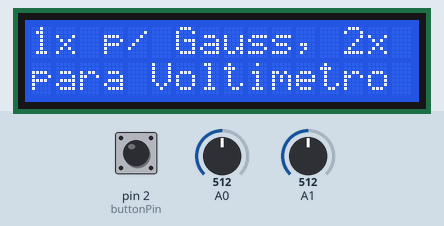
This sketch was run on a simulated Arduino Uno, built with avr-gcc and run on an emulated ATmega328P. Parts: 16×2 character LCD. Inputs (shaded band) come from the test bench; at power-on: pin 2 (buttonPin) HIGH, A0 = 512, A1 = 512. What the sketch prints to the serial monitor is not drawn.

Above: at 2.1 s.
At 5.2 s:
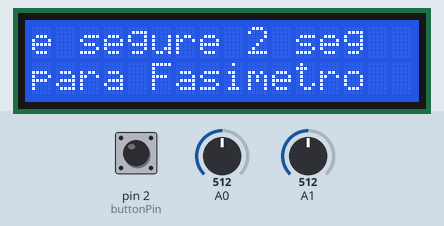
5.3 s: pin 2 (buttonPin) pulled LOW for 0.15 s
At 7.3 s:
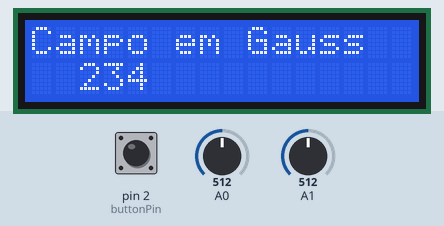
7.7 s: pin 2 (buttonPin) pulsed LOW 2 times (0.12 s each, 0.3 s apart)
At 9.1 s:
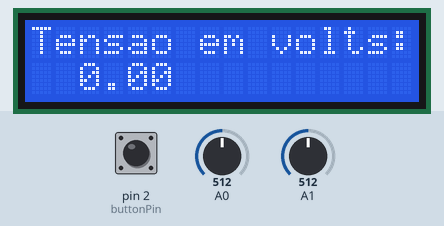
9.8 s: pin 2 (buttonPin) pulled LOW for 1 s
At 12.7 s:
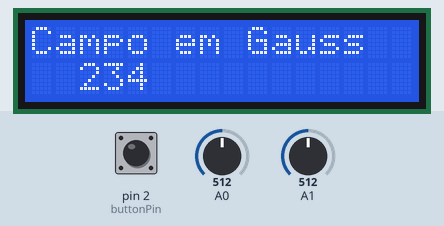
13.1 s: pin 2 (buttonPin) driven LOW
16.1 s: pin 2 (buttonPin) driven HIGH
Timing chart, 0 to 18.6 s (numbered marks = the images above; inputs shaded):
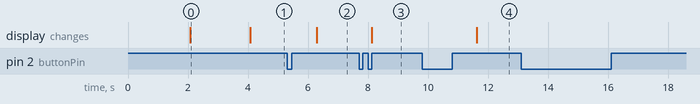

The sketch:

Projeto_de_graduacao.ino
```cpp
#define buttonPin 2        // analog input pin to use as a digital input
#include <LiquidCrystal.h>

//Define os pinos que serão utilizados para ligação ao display
LiquidCrystal lcd(12, 11, 5, 4, 3, 7);

//=================================================
byte sensor_hall();
byte tensao();

void setup() {
  lcd.begin(16, 2);

    lcd.clear();
  //Posiciona o cursor na coluna 3, linha 0;
  lcd.setCursor(0, 0);
  //Envia o texto entre aspas para o LCD
  lcd.print("Instrumento de");
  lcd.setCursor(0, 1);
  lcd.print("medicao, aperte");
  delay(2000);
  lcd.clear();
  lcd.setCursor(0, 0);
  //Envia o texto entre aspas para o LCD
  lcd.print("1x p/ Gauss, 2x");
  lcd.setCursor(0, 1);
  lcd.print("para Voltimetro");
  delay(2000);
  lcd.clear();
  lcd.setCursor(0, 0);
  //Envia o texto entre aspas para o LCD
  lcd.print("e segure 2 seg");
 lcd.setCursor(0, 1);
  lcd.print("para Fasimetro");
  Serial.begin(9600);
pinMode(A0,INPUT);
pinMode(A1,INPUT);
   // Set button input pin
pinMode(buttonPin, INPUT_PULLUP);

pinMode(A4, INPUT);
pinMode(A5, INPUT);
}

void loop() {

 int j = analogRead(A0);
 Serial.println(j);
 delay(20);
     // Get button event and act accordingly
   int b = checkButton();
   if (b == 1) clickEvent();
   if (b == 2) doubleClickEvent();
   if (b == 3) holdEvent();
   if (b == 4) longHoldEvent();

}

//=================================================
void clickEvent() {
 int x,gss;
  int aValue = analogRead(A1);

 if (aValue <235){
  gss = mapFloat(aValue, 20, 235, -180, 0);
  }

  else{
  gss = mapFloat(aValue, 235, 448, 0,180);
}

delay(10);

  lcd.clear();
  //Posiciona o cursor na coluna 3, linha 0;
  lcd.setCursor(0, 0);
  //Envia o texto entre aspas para o LCD
  lcd.print("Campo em Gauss");
  lcd.setCursor(2, 1);
  lcd.print(gss);
  delay(10);
}

void doubleClickEvent() {
float tensaoanalog=0;
float val=0;
float soma = 0;
float media=0;
int i =0;

tensaoanalog = analogRead(A0);
Serial.println("O valor lido pela entrada analogica e");
Serial.println(tensaoanalog);

if (tensaoanalog >1 && tensaoanalog <8){
   for(i=0;i<1000;i++){
    val = mapFloat(tensaoanalog, 3, 7, 0, 11);
  soma = soma+val;
   }
  }


if (tensaoanalog>7 && tensaoanalog <12)
{
   for(i=0;i<1000;i++){
    val = mapFloat(tensaoanalog, 7,12, 10, 22);
  soma = soma+val;
   }
}

if (tensaoanalog>11 && tensaoanalog <22)
{
   for(i=0;i<1000;i++){
    val = mapFloat(tensaoanalog, 13,21, 20, 32);
  soma = soma+val;
   }
}

if (tensaoanalog>21 && tensaoanalog <38)
{
   for(i=0;i<1000;i++){
    val = mapFloat(tensaoanalog, 22,38, 32, 40);
  soma = soma+val;
   }
}

if (tensaoanalog>38 && tensaoanalog <52)
{
   for(i=0;i<1000;i++){
    val = mapFloat(tensaoanalog, 39,51, 40,51);
  soma = soma+val;
   }
}

if (tensaoanalog>53 && tensaoanalog <70)
{
   for(i=0;i<1000;i++){
    val = mapFloat(tensaoanalog, 54,69, 51,61);
  soma = soma+val;
   }
}

if (tensaoanalog>71 && tensaoanalog <91)
{
   for(i=0;i<1000;i++){
    val = mapFloat(tensaoanalog, 72,90,61,70);
  soma = soma+val;
   }
}

if (tensaoanalog>90 && tensaoanalog <112)
{
   for(i=0;i<1000;i++){
    val = mapFloat(tensaoanalog, 91,111,71,81);
  soma = soma+val;
   }
}

if (tensaoanalog>112 && tensaoanalog <137)
{
   for(i=0;i<1000;i++){
    val = mapFloat(tensaoanalog, 113,136,81,91);
  soma = soma+val;
   }
}

if (tensaoanalog>136 && tensaoanalog <163)
{
   for(i=0;i<1000;i++){
    val = mapFloat(tensaoanalog, 137,162,91,101);
  soma = soma+val;
   }
}

if (tensaoanalog>162 && tensaoanalog <190)
{
   for(i=0;i<1000;i++){
    val = mapFloat(tensaoanalog, 163,189,101,111);
  soma = soma+val;
   }
}

if (tensaoanalog>191 && tensaoanalog <218)
{
   for(i=0;i<1000;i++){
    val = mapFloat(tensaoanalog, 192,217, 111, 121);
  soma = soma+val;
   }
}

if (tensaoanalog>219 && tensaoanalog <250)
{
   for(i=0;i<1000;i++){
    val = mapFloat(tensaoanalog, 220,249, 121, 131);
  soma = soma+val;
   }
}


if (tensaoanalog>251 && tensaoanalog <282)
{
   for(i=0;i<1000;i++){
    val = mapFloat(tensaoanalog, 252,281, 131, 141);
  soma = soma+val;
   }
}

media = soma/1000;

  lcd.clear();
  //Posiciona o cursor na coluna 3, linha 0;
  lcd.setCursor(0, 0);
  //Envia o texto entre aspas para o LCD
  lcd.print("Tensao em volts:");
  lcd.setCursor(2, 1);
  lcd.print(media);
  delay(10);
}
void holdEvent() {

float now = analogRead(A5);
  delay(20);
 float now2 = analogRead(A4);
  delay(20);

  if (now >= 300 && now2 <300)
  {
    lcd.clear();
  //Posiciona o cursor na coluna 3, linha 0;
  lcd.setCursor(3, 0);
  //Envia o texto entre aspas para o LCD
  lcd.print("FASIMETRO");
   lcd.setCursor(2, 1);
  lcd.print("Sequencia +");
  delay(10);
  }


  if (now2 >= 300 && now <300)
  {
      lcd.clear();
  //Posiciona o cursor na coluna 3, linha 0;
  lcd.setCursor(3, 0);
  //Envia o texto entre aspas para o LCD
  lcd.print("FASIMETRO");
   lcd.setCursor(2, 1);
  lcd.print("Sequencia -");
  delay(30);
  }
}
void longHoldEvent() {
     lcd.clear();
  //Posiciona o cursor na coluna 3, linha 0;
  lcd.setCursor(0, 0);
  //Envia o texto entre aspas para o LCD
  lcd.print("Presione o botao");
    lcd.setCursor(0, 1);
    lcd.print("novamente");
  delay(10);

}


float mapFloat(float x, float in_min, float in_max, float out_min, float out_max)
{
  return (x - in_min) * (out_max - out_min) / (in_max - in_min) + out_min;
}

int debounce = 20;          // ms debounce period to prevent flickering when pressing or releasing the button
int DCgap = 800;            // max ms between clicks for a double click event
int holdTime = 2000;        // ms hold period: how long to wait for press+hold event
int longHoldTime = 4000;    // ms long hold period: how long to wait for press+hold event

// Button variables
boolean buttonVal = HIGH;   // value read from button
boolean buttonLast = HIGH;  // buffered value of the button's previous state
boolean DCwaiting = false;  // whether we're waiting for a double click (down)
boolean DConUp = false;     // whether to register a double click on next release, or whether to wait and click
boolean singleOK = true;    // whether it's OK to do a single click
long downTime = -1;         // time the button was pressed down
long upTime = -1;           // time the button was released
boolean ignoreUp = false;   // whether to ignore the button release because the click+hold was triggered
boolean waitForUp = false;        // when held, whether to wait for the up event
boolean holdEventPast = false;    // whether or not the hold event happened already
boolean longHoldEventPast = false;// whether or not the long hold event happened already

int checkButton() {
   int event = 0;
   buttonVal = digitalRead(buttonPin);
   // Button pressed down
   if (buttonVal == LOW && buttonLast == HIGH && (millis() - upTime) > debounce)
   {
       downTime = millis();
       ignoreUp = false;
       waitForUp = false;
       singleOK = true;
       holdEventPast = false;
       longHoldEventPast = false;
       if ((millis()-upTime) < DCgap && DConUp == false && DCwaiting == true)  DConUp = true;
       else  DConUp = false;
       DCwaiting = false;
   }
   // Button released
   else if (buttonVal == HIGH && buttonLast == LOW && (millis() - downTime) > debounce)
   {
       if (not ignoreUp)
       {
           upTime = millis();
           if (DConUp == false) DCwaiting = true;
           else
           {
               event = 2;
               DConUp = false;
               DCwaiting = false;
               singleOK = false;
           }
       }
   }
   // Test for normal click event: DCgap expired
   if ( buttonVal == HIGH && (millis()-upTime) >= DCgap && DCwaiting == true && DConUp == false && singleOK == true && event != 2)
   {
       event = 1;
       DCwaiting = false;
   }
   // Test for hold
   if (buttonVal == LOW && (millis() - downTime) >= holdTime) {
       // Trigger "normal" hold
       if (not holdEventPast)
       {
           event = 3;
           waitForUp = true;
           ignoreUp = true;
           DConUp = false;
           DCwaiting = false;
           //downTime = millis();
           holdEventPast = true;
       }
       // Trigger "long" hold
       if ((millis() - downTime) >= longHoldTime)
       {
           if (not longHoldEventPast)
           {
               event = 4;
               longHoldEventPast = true;
           }
       }
   }
   buttonLast = buttonVal;
   return event;
}
```

Measured:
- after the input at 5.3 s, the display: changes after 0.99 s (image 2)
- after the input at 7.7 s, the display: changes after 0.43 s (image 3)
- after the input at 9.8 s, the display: changes after 1.8 s (image 4)
- after the input at 13.1 s, every drawn part: stays the same
- after the input at 16.1 s, every drawn part: stays the same
- what the display in image 0 shows lasts 2.0 s, from 2.1 s to 4.1 s
